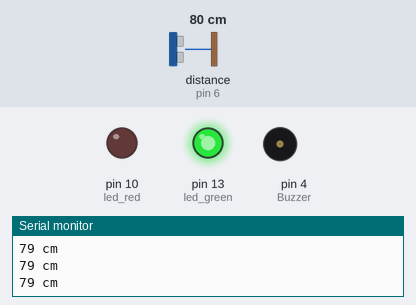
The sketch below on a simulated Arduino Uno, built with avr-gcc and run on an emulated ATmega328P. Shown: output pins drawn as LEDs (lit = HIGH), buzzer (waves = sounding), the last lines printed to the serial monitor. Wiring (inferred from the names in the program): ultrasonic range finder: trigger pin 5; echo pin 6. Inputs (shaded band) come from the test bench; at power-on: distance to the obstacle (sensor on pin 6) 80 cm. The echo pulse lasts 58.3 µs per cm; pins used as bus, display or sensor lines are not drawn.

Above: at 1.2 s.
1.3 s: distance to the obstacle (sensor on pin 6) set to 13 cm
4.3 s: distance to the obstacle (sensor on pin 6) set to 10 cm
At 5.5 s:
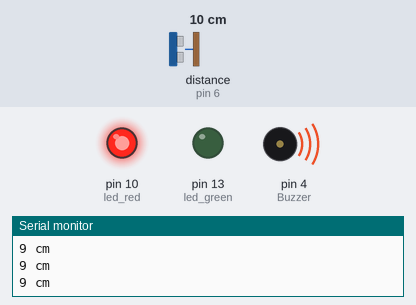
5.8 s: distance to the obstacle (sensor on pin 6) set to 35 cm
At 6.6 s:
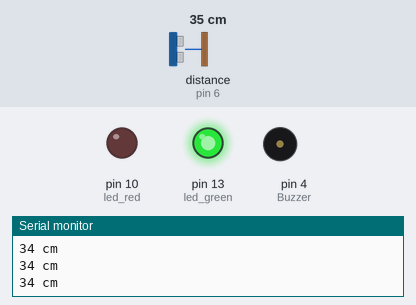
7.3 s: distance to the obstacle (sensor on pin 6) set to 2 cm
At 7.8 s:
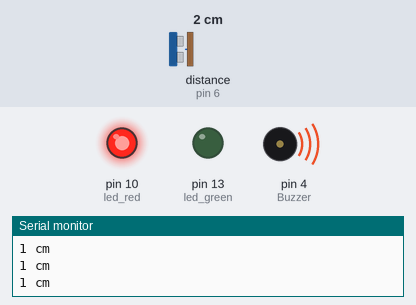
Timing chart, 0 to 9.8 s (numbered marks = the images above; inputs shaded):
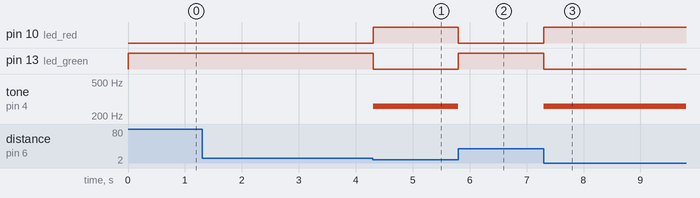

The sketch:

Buzzer_and_sonic.ino
```cpp
#include <SoftwareSerial.h>
SoftwareSerial BTSerial(3,2);
const int Buzzer=4;
const int trigPin=5;
const int echoPin=6;
const int led_red = 10;
const int led_green = 13;

void setup() {
  // put your setup code here, to run once:
  Serial.begin(9600);
  BTSerial.begin(9600);
  pinMode(trigPin, OUTPUT);
  pinMode(echoPin, INPUT);
  pinMode(led_red, OUTPUT);
  pinMode(led_green, HIGH);

}

void loop() {
  // put your main code here, to run repeatedly:


  int distance;

  digitalWrite(trigPin, LOW);
  delayMicroseconds(2);
  digitalWrite(trigPin, HIGH);
  delayMicroseconds(10);
  digitalWrite(trigPin, LOW);

  distance=pulseIn(echoPin, HIGH)/58.2;
  Serial.print(distance);
  Serial.println(" cm");

  if(distance <= 10)
  {
    tone(Buzzer, 261);
    digitalWrite(led_red, HIGH);
    digitalWrite(led_green, LOW);
  }
  else
  {
    noTone(Buzzer);
    digitalWrite(led_red, LOW);
    digitalWrite(led_green, HIGH);
  }
  delay(10);

}
```

Measured:
- the behaviour switches between 12 and 11 cm on distance to the obstacle (sensor on pin 6) (found by bisection; images 0 and 1)
- after the input at 4.3 s, pin 10 (led_red): LOW → HIGH at once; pin 13 (led_green): HIGH → LOW at once; tone on pin 4 (Buzzer): silent → 261 Hz at once
- after the input at 5.8 s, pin 10 (led_red): HIGH → LOW at once; pin 13 (led_green): LOW → HIGH at once; tone on pin 4 (Buzzer): 261 Hz → silent at once
- after the input at 7.3 s, pin 10 (led_red): LOW → HIGH at once; pin 13 (led_green): HIGH → LOW at once; tone on pin 4 (Buzzer): silent → 261 Hz at once
